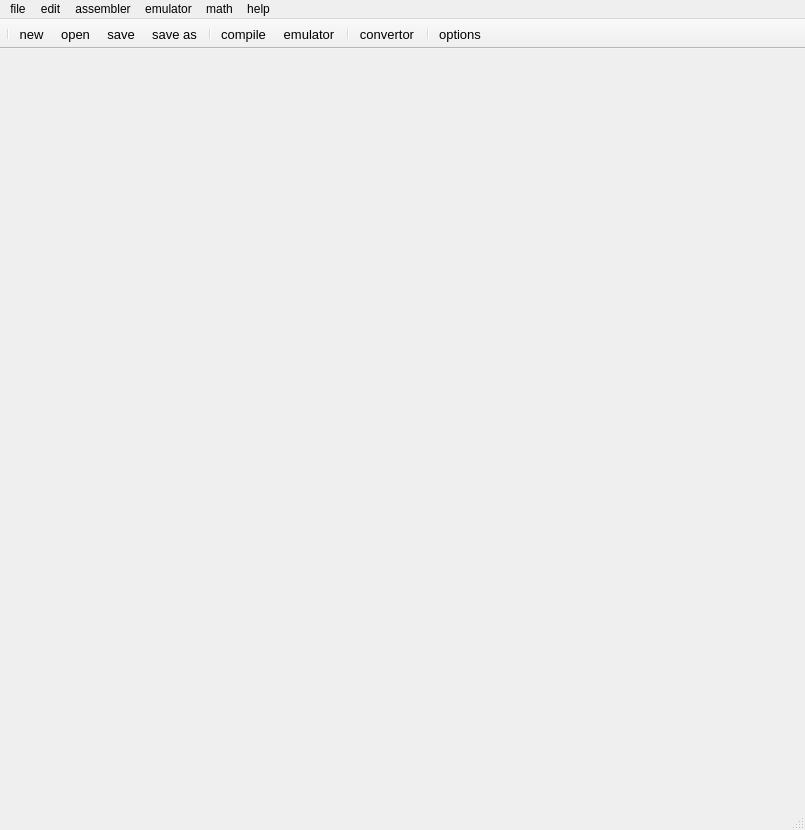
<?xml version="1.0" encoding="UTF-8"?>
<ui version="4.0">
 <class>MainWindow</class>
 <widget class="QMainWindow" name="MainWindow">
  <property name="enabled">
   <bool>true</bool>
  </property>
  <property name="geometry">
   <rect>
    <x>0</x>
    <y>0</y>
    <width>805</width>
    <height>830</height>
   </rect>
  </property>
  <property name="windowTitle">
   <string>8086Simulator</string>
  </property>
  <property name="windowIcon">
   <iconset resource="Images.qrc">
    <normaloff>:/icons/images/icons/CPU.ico</normaloff>:/icons/images/icons/CPU.ico</iconset>
  </property>
  <widget class="QWidget" name="centralwidget">
   <layout class="QHBoxLayout" name="horizontalLayout"/>
  </widget>
  <widget class="QMenuBar" name="menubar">
   <property name="geometry">
    <rect>
     <x>0</x>
     <y>0</y>
     <width>805</width>
     <height>26</height>
    </rect>
   </property>
   <widget class="QMenu" name="menufile">
    <property name="title">
     <string>file</string>
    </property>
    <widget class="QMenu" name="menunew">
     <property name="title">
      <string>new</string>
     </property>
     <addaction name="actioncom_template"/>
     <addaction name="actionexe_template"/>
    </widget>
    <widget class="QMenu" name="menuexamples">
     <property name="title">
      <string>examples</string>
     </property>
     <addaction name="actionmore_examples"/>
    </widget>
    <widget class="QMenu" name="menurecent_files">
     <property name="enabled">
      <bool>true</bool>
     </property>
     <property name="title">
      <string>recent files</string>
     </property>
     <addaction name="separator"/>
    </widget>
    <addaction name="menunew"/>
    <addaction name="separator"/>
    <addaction name="menuexamples"/>
    <addaction name="separator"/>
    <addaction name="actionopen"/>
    <addaction name="separator"/>
    <addaction name="actionsave"/>
    <addaction name="actionsave_as"/>
    <addaction name="separator"/>
    <addaction name="menurecent_files"/>
    <addaction name="separator"/>
    <addaction name="actionexit"/>
   </widget>
   <widget class="QMenu" name="menuedit">
    <property name="title">
     <string>edit</string>
    </property>
    <widget class="QMenu" name="menuadvanced">
     <property name="title">
      <string>advanced</string>
     </property>
     <addaction name="actionshow_line_number"/>
     <addaction name="separator"/>
     <addaction name="actionlowercase_selection"/>
     <addaction name="actionuppercase_selection"/>
     <addaction name="separator"/>
     <addaction name="actiondisplay_whitespace"/>
    </widget>
    <addaction name="actionundo"/>
    <addaction name="actionredo"/>
    <addaction name="separator"/>
    <addaction name="actioncut"/>
    <addaction name="actioncopy"/>
    <addaction name="actionpaste"/>
    <addaction name="separator"/>
    <addaction name="actionselect_all"/>
    <addaction name="separator"/>
    <addaction name="actionfind"/>
    <addaction name="actionfind_next"/>
    <addaction name="actionreplace"/>
    <addaction name="separator"/>
    <addaction name="actiongo_to_line"/>
    <addaction name="separator"/>
    <addaction name="actioncomment_block"/>
    <addaction name="actionuncomment_block"/>
    <addaction name="separator"/>
    <addaction name="menuadvanced"/>
   </widget>
   <widget class="QMenu" name="menuemulator">
    <property name="title">
     <string>emulator</string>
    </property>
    <addaction name="actionshow_emulator"/>
    <addaction name="actionassemble_and_load_in_emulator"/>
   </widget>
   <widget class="QMenu" name="menuassembler">
    <property name="title">
     <string>assembler</string>
    </property>
    <addaction name="actioncomplie"/>
    <addaction name="actioncompile_and_load_in_emulator"/>
    <addaction name="actionfasm"/>
   </widget>
   <widget class="QMenu" name="menumath">
    <property name="title">
     <string>math</string>
    </property>
    <addaction name="actionbase_convertor"/>
    <addaction name="actionASCII_codes"/>
   </widget>
   <widget class="QMenu" name="menuhelp">
    <property name="title">
     <string>help</string>
    </property>
   </widget>
   <addaction name="menufile"/>
   <addaction name="menuedit"/>
   <addaction name="menuassembler"/>
   <addaction name="menuemulator"/>
   <addaction name="menumath"/>
   <addaction name="menuhelp"/>
  </widget>
  <widget class="QStatusBar" name="statusbar"/>
  <widget class="QToolBar" name="toolBar">
   <property name="font">
    <font>
     <family>Arial</family>
     <pointsize>10</pointsize>
     <weight>50</weight>
     <bold>false</bold>
    </font>
   </property>
   <property name="windowTitle">
    <string>toolBar</string>
   </property>
   <property name="autoFillBackground">
    <bool>false</bool>
   </property>
   <property name="movable">
    <bool>false</bool>
   </property>
   <property name="iconSize">
    <size>
     <width>32</width>
     <height>32</height>
    </size>
   </property>
   <property name="toolButtonStyle">
    <enum>Qt::ToolButtonTextUnderIcon</enum>
   </property>
   <attribute name="toolBarArea">
    <enum>TopToolBarArea</enum>
   </attribute>
   <attribute name="toolBarBreak">
    <bool>false</bool>
   </attribute>
   <addaction name="separator"/>
   <addaction name="actionnew"/>
   <addaction name="actionopen_2"/>
   <addaction name="actionsave_2"/>
   <addaction name="actionsave_as_2"/>
   <addaction name="separator"/>
   <addaction name="actioncompile"/>
   <addaction name="actionemulator"/>
   <addaction name="separator"/>
   <addaction name="actionconvertor"/>
   <addaction name="separator"/>
   <addaction name="actionoptions"/>
  </widget>
  <action name="actionexe_template">
   <property name="text">
    <string>exe template</string>
   </property>
  </action>
  <action name="actionmore_examples">
   <property name="text">
    <string>more examples</string>
   </property>
  </action>
  <action name="actionopen">
   <property name="text">
    <string>open...</string>
   </property>
  </action>
  <action name="actionsave">
   <property name="text">
    <string>save</string>
   </property>
   <property name="shortcut">
    <string>Ctrl+S</string>
   </property>
  </action>
  <action name="actionsave_as">
   <property name="text">
    <string>save as ....</string>
   </property>
  </action>
  <action name="actionexit">
   <property name="text">
    <string>exit</string>
   </property>
   <property name="shortcut">
    <string>Ctrl+Q</string>
   </property>
  </action>
  <action name="actionundo">
   <property name="text">
    <string>undo</string>
   </property>
   <property name="shortcut">
    <string>Ctrl+Z</string>
   </property>
  </action>
  <action name="actionredo">
   <property name="text">
    <string>redo</string>
   </property>
   <property name="shortcut">
    <string>Ctrl+Y</string>
   </property>
  </action>
  <action name="actioncut">
   <property name="text">
    <string>cut</string>
   </property>
   <property name="shortcut">
    <string>Ctrl+X</string>
   </property>
  </action>
  <action name="actioncopy">
   <property name="text">
    <string>copy</string>
   </property>
   <property name="shortcut">
    <string>Ctrl+C</string>
   </property>
  </action>
  <action name="actionpaste">
   <property name="text">
    <string>paste</string>
   </property>
   <property name="shortcut">
    <string>Ctrl+V</string>
   </property>
  </action>
  <action name="actionselect_all">
   <property name="text">
    <string>select all</string>
   </property>
   <property name="shortcut">
    <string>Ctrl+A</string>
   </property>
  </action>
  <action name="actionfind">
   <property name="text">
    <string>find</string>
   </property>
   <property name="shortcut">
    <string>Ctrl+F</string>
   </property>
  </action>
  <action name="actionfind_next">
   <property name="text">
    <string>find next</string>
   </property>
  </action>
  <action name="actionreplace">
   <property name="text">
    <string>replace</string>
   </property>
   <property name="shortcut">
    <string>Ctrl+R</string>
   </property>
  </action>
  <action name="actiongo_to_line">
   <property name="text">
    <string>go to line...</string>
   </property>
  </action>
  <action name="actioncomment_block">
   <property name="text">
    <string>comment block</string>
   </property>
   <property name="shortcut">
    <string>Ctrl+;</string>
   </property>
  </action>
  <action name="actionuncomment_block">
   <property name="text">
    <string>uncomment block</string>
   </property>
   <property name="shortcut">
    <string>Ctrl+Shift+;</string>
   </property>
  </action>
  <action name="actionshow_line_number">
   <property name="checkable">
    <bool>true</bool>
   </property>
   <property name="checked">
    <bool>true</bool>
   </property>
   <property name="text">
    <string>show line number</string>
   </property>
  </action>
  <action name="actionlowercase_selection">
   <property name="text">
    <string>lowercase selection</string>
   </property>
   <property name="shortcut">
    <string>Ctrl+L</string>
   </property>
  </action>
  <action name="actionuppercase_selection">
   <property name="text">
    <string>uppercase selection</string>
   </property>
   <property name="shortcut">
    <string>Ctrl+U</string>
   </property>
  </action>
  <action name="actiondisplay_whitespace">
   <property name="checkable">
    <bool>true</bool>
   </property>
   <property name="text">
    <string>display whitespace</string>
   </property>
  </action>
  <action name="actioncomplie">
   <property name="text">
    <string>compile</string>
   </property>
  </action>
  <action name="actioncompile_and_load_in_emulator">
   <property name="text">
    <string>compile and load in emulator</string>
   </property>
  </action>
  <action name="actionfasm">
   <property name="text">
    <string>fasm</string>
   </property>
  </action>
  <action name="actionshow_emulator">
   <property name="text">
    <string>show emulator</string>
   </property>
  </action>
  <action name="actionassemble_and_load_in_emulator">
   <property name="text">
    <string>assemble and load in emulator</string>
   </property>
  </action>
  <action name="actionbase_convertor">
   <property name="text">
    <string>base convertor</string>
   </property>
  </action>
  <action name="actioncom_template">
   <property name="text">
    <string>com template</string>
   </property>
  </action>
  <action name="actionnew">
   <property name="icon">
    <iconset resource="Images.qrc">
     <normaloff>:/icons/images/icons/file.ico</normaloff>:/icons/images/icons/file.ico</iconset>
   </property>
   <property name="text">
    <string>new</string>
   </property>
   <property name="font">
    <font>
     <family>Arial</family>
     <pointsize>10</pointsize>
     <weight>50</weight>
     <bold>false</bold>
    </font>
   </property>
   <property name="shortcut">
    <string>Ctrl+N</string>
   </property>
  </action>
  <action name="actionopen_2">
   <property name="icon">
    <iconset resource="Images.qrc">
     <normaloff>:/icons/images/icons/open.ico</normaloff>:/icons/images/icons/open.ico</iconset>
   </property>
   <property name="text">
    <string>open</string>
   </property>
   <property name="font">
    <font>
     <family>Arial</family>
     <pointsize>10</pointsize>
     <weight>50</weight>
     <bold>false</bold>
    </font>
   </property>
  </action>
  <action name="actionsave_2">
   <property name="icon">
    <iconset resource="Images.qrc">
     <normaloff>:/icons/images/icons/save.ico</normaloff>:/icons/images/icons/save.ico</iconset>
   </property>
   <property name="text">
    <string>save</string>
   </property>
  </action>
  <action name="actionsave_as_2">
   <property name="icon">
    <iconset resource="Images.qrc">
     <normaloff>:/icons/images/icons/save.ico</normaloff>:/icons/images/icons/save.ico</iconset>
   </property>
   <property name="text">
    <string>save as</string>
   </property>
  </action>
  <action name="actioncompile">
   <property name="icon">
    <iconset resource="Images.qrc">
     <normaloff>:/icons/images/icons/compile.ico</normaloff>:/icons/images/icons/compile.ico</iconset>
   </property>
   <property name="text">
    <string>compile</string>
   </property>
  </action>
  <action name="actionemulator">
   <property name="icon">
    <iconset resource="Images.qrc">
     <normaloff>:/icons/images/icons/emulator.ico</normaloff>:/icons/images/icons/emulator.ico</iconset>
   </property>
   <property name="text">
    <string>emulator</string>
   </property>
  </action>
  <action name="actionconvertor">
   <property name="icon">
    <iconset resource="Images.qrc">
     <normaloff>:/icons/images/icons/convertor.ico</normaloff>:/icons/images/icons/convertor.ico</iconset>
   </property>
   <property name="text">
    <string>convertor</string>
   </property>
  </action>
  <action name="actionoptions">
   <property name="icon">
    <iconset resource="Images.qrc">
     <normaloff>:/icons/images/icons/options.ico</normaloff>:/icons/images/icons/options.ico</iconset>
   </property>
   <property name="text">
    <string>options</string>
   </property>
  </action>
  <action name="actionASCII_codes">
   <property name="text">
    <string>ASCII codes</string>
   </property>
  </action>
 </widget>
 <resources>
  <include location="Images.qrc"/>
 </resources>
 <connections/>
</ui>
